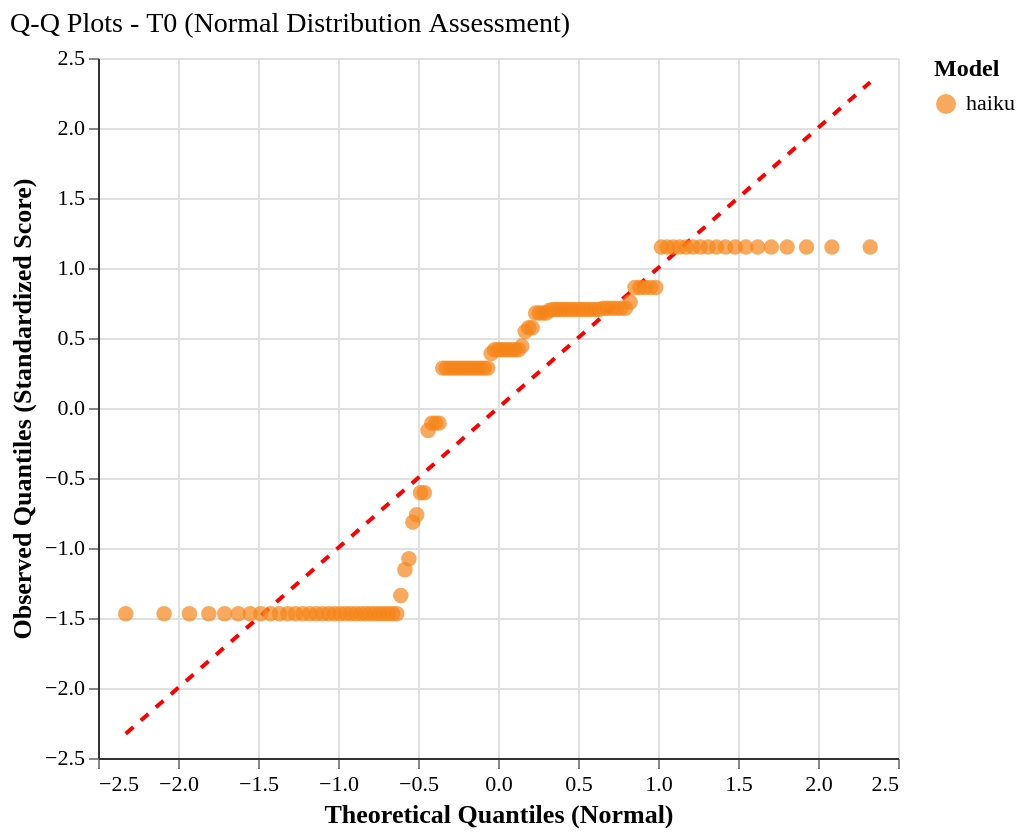

Write a Vega-Lite specification for this figure.
### Vega-Lite specification from a JSON file in a GitHub repository (floating-point values rounded to 4 significant figures)
{"config": {"font": "serif", "axis": {"labelFontSize": 11, "titleFontSize": 13, "gridColor": "#e0e0e0", "domainColor": "#333333"}, "legend": {"labelFontSize": 11, "titleFontSize": 12}, "title": {"fontSize": 14, "anchor": "start", "fontWeight": "normal"}, "view": {"stroke": null, "continuousWidth": 400, "continuousHeight": 300, "strokeWidth": 0}, "mark": {"tooltip": true}}, "layer": [{"data": {"name": "data-8d5cec4a547837c7231cc67074c9ed0f"}, "mark": {"type": "line", "color": "red", "strokeDash": [5, 5], "strokeWidth": 2}, "encoding": {"x": {"field": "theoretical_quantile", "type": "quantitative"}, "y": {"field": "observed_quantile", "type": "quantitative"}}}, {"data": {"name": "data-55b0cfce9bb676a5d7c7d87d611cd6a2"}, "mark": {"type": "circle", "opacity": 0.7, "size": 60}, "encoding": {"color": {"field": "agent_model", "scale": {"domain": ["haiku"], "range": ["#F58518"]}, "title": "Model", "type": "nominal"}, "tooltip": [{"field": "agent_model", "title": "Model", "type": "nominal"}, {"field": "tier", "title": "Tier", "type": "ordinal"}, {"field": "theoretical_quantile", "format": ".2f", "title": "Theoretical Q", "type": "quantitative"}, {"field": "observed_quantile", "format": ".2f", "title": "Observed Q", "type": "quantitative"}, {"field": "original_score", "format": ".3f", "title": "Original Score", "type": "quantitative"}], "x": {"field": "theoretical_quantile", "scale": {"zero": false}, "title": "Theoretical Quantiles (Normal)", "type": "quantitative"}, "y": {"field": "observed_quantile", "scale": {"zero": false}, "title": "Observed Quantiles (Standardized Score)", "type": "quantitative"}}}], "height": 350, "title": "Q-Q Plots - T0 (Normal Distribution Assessment)", "width": 400, "$schema": "https://vega.github.io/schema/vega-lite/v6.1.0.json", "datasets": {"data-8d5cec4a547837c7231cc67074c9ed0f": [{"theoretical_quantile": -2.326, "observed_quantile": -2.326}, {"theoretical_quantile": 2.326, "observed_quantile": 2.326}], "data-55b0cfce9bb676a5d7c7d87d611cd6a2": [{"agent_model": "haiku", "tier": "T0", "theoretical_quantile": -2.326, "observed_quantile": -1.47, "original_score": 0.0}, {"agent_model": "haiku", "tier": "T0", "theoretical_quantile": -2.087, "observed_quantile": -1.47, "original_score": 0.0}, {"agent_model": "haiku", "tier": "T0", "theoretical_quantile": -1.928, "observed_quantile": -1.47, "original_score": 0.0}, {"agent_model": "haiku", "tier": "T0", "theoretical_quantile": -1.807, "observed_quantile": -1.47, "original_score": 0.0}, {"agent_model": "haiku", "tier": "T0", "theoretical_quantile": -1.708, "observed_quantile": -1.47, "original_score": 0.0}, {"agent_model": "haiku", "tier": "T0", "theoretical_quantile": -1.623, "observed_quantile": -1.47, "original_score": 0.0}, {"agent_model": "haiku", "tier": "T0", "theoretical_quantile": -1.549, "observed_quantile": -1.47, "original_score": 0.0}, {"agent_model": "haiku", "tier": "T0", "theoretical_quantile": -1.482, "observed_quantile": -1.47, "original_score": 0.0}, {"agent_model": "haiku", "tier": "T0", "theoretical_quantile": -1.421, "observed_quantile": -1.47, "original_score": 0.0}, {"agent_model": "haiku", "tier": "T0", "theoretical_quantile": -1.366, "observed_quantile": -1.47, "original_score": 0.0}, {"agent_model": "haiku", "tier": "T0", "theoretical_quantile": -1.314, "observed_quantile": -1.47, "original_score": 0.0}, {"agent_model": "haiku", "tier": "T0", "theoretical_quantile": -1.265, "observed_quantile": -1.47, "original_score": 0.0}, {"agent_model": "haiku", "tier": "T0", "theoretical_quantile": -1.219, "observed_quantile": -1.47, "original_score": 0.0}, {"agent_model": "haiku", "tier": "T0", "theoretical_quantile": -1.176, "observed_quantile": -1.47, "original_score": 0.0}, {"agent_model": "haiku", "tier": "T0", "theoretical_quantile": -1.135, "observed_quantile": -1.47, "original_score": 0.0}, {"agent_model": "haiku", "tier": "T0", "theoretical_quantile": -1.095, "observed_quantile": -1.47, "original_score": 0.0}, {"agent_model": "haiku", "tier": "T0", "theoretical_quantile": -1.057, "observed_quantile": -1.47, "original_score": 0.0}, {"agent_model": "haiku", "tier": "T0", "theoretical_quantile": -1.021, "observed_quantile": -1.47, "original_score": 0.0}, {"agent_model": "haiku", "tier": "T0", "theoretical_quantile": -0.986, "observed_quantile": -1.47, "original_score": 0.0}, {"agent_model": "haiku", "tier": "T0", "theoretical_quantile": -0.9521, "observed_quantile": -1.47, "original_score": 0.0}, {"agent_model": "haiku", "tier": "T0", "theoretical_quantile": -0.9193, "observed_quantile": -1.47, "original_score": 0.0}, {"agent_model": "haiku", "tier": "T0", "theoretical_quantile": -0.8875, "observed_quantile": -1.47, "original_score": 0.0}, {"agent_model": "haiku", "tier": "T0", "theoretical_quantile": -0.8565, "observed_quantile": -1.47, "original_score": 0.0}, {"agent_model": "haiku", "tier": "T0", "theoretical_quantile": -0.8263, "observed_quantile": -1.47, "original_score": 0.0}, {"agent_model": "haiku", "tier": "T0", "theoretical_quantile": -0.7969, "observed_quantile": -1.47, "original_score": 0.0}, {"agent_model": "haiku", "tier": "T0", "theoretical_quantile": -0.7681, "observed_quantile": -1.47, "original_score": 0.0}, {"agent_model": "haiku", "tier": "T0", "theoretical_quantile": -0.74, "observed_quantile": -1.47, "original_score": 0.0}, {"agent_model": "haiku", "tier": "T0", "theoretical_quantile": -0.7124, "observed_quantile": -1.47, "original_score": 0.0}, {"agent_model": "haiku", "tier": "T0", "theoretical_quantile": -0.6854, "observed_quantile": -1.47, "original_score": 0.0}, {"agent_model": "haiku", "tier": "T0", "theoretical_quantile": -0.6588, "observed_quantile": -1.47, "original_score": 0.0}, {"agent_model": "haiku", "tier": "T0", "theoretical_quantile": -0.6328, "observed_quantile": -1.47, "original_score": 0.0}, {"agent_model": "haiku", "tier": "T0", "theoretical_quantile": -0.6071, "observed_quantile": -1.339, "original_score": 0.05}, {"agent_model": "haiku", "tier": "T0", "theoretical_quantile": -0.5818, "observed_quantile": -1.156, "original_score": 0.12}, {"agent_model": "haiku", "tier": "T0", "theoretical_quantile": -0.5569, "observed_quantile": -1.077, "original_score": 0.15}, {"agent_model": "haiku", "tier": "T0", "theoretical_quantile": -0.5324, "observed_quantile": -0.8152, "original_score": 0.25}, {"agent_model": "haiku", "tier": "T0", "theoretical_quantile": -0.5081, "observed_quantile": -0.7628, "original_score": 0.27}, {"agent_model": "haiku", "tier": "T0", "theoretical_quantile": -0.4842, "observed_quantile": -0.6057, "original_score": 0.33}, {"agent_model": "haiku", "tier": "T0", "theoretical_quantile": -0.4605, "observed_quantile": -0.6057, "original_score": 0.33}, {"agent_model": "haiku", "tier": "T0", "theoretical_quantile": -0.4371, "observed_quantile": -0.1604, "original_score": 0.5}, {"agent_model": "haiku", "tier": "T0", "theoretical_quantile": -0.4139, "observed_quantile": -0.108, "original_score": 0.52}, {"agent_model": "haiku", "tier": "T0", "theoretical_quantile": -0.3909, "observed_quantile": -0.108, "original_score": 0.52}, {"agent_model": "haiku", "tier": "T0", "theoretical_quantile": -0.3682, "observed_quantile": -0.108, "original_score": 0.52}, {"agent_model": "haiku", "tier": "T0", "theoretical_quantile": -0.3456, "observed_quantile": 0.2848, "original_score": 0.67}, {"agent_model": "haiku", "tier": "T0", "theoretical_quantile": -0.3232, "observed_quantile": 0.2848, "original_score": 0.67}, {"agent_model": "haiku", "tier": "T0", "theoretical_quantile": -0.301, "observed_quantile": 0.2848, "original_score": 0.67}, {"agent_model": "haiku", "tier": "T0", "theoretical_quantile": -0.2789, "observed_quantile": 0.2848, "original_score": 0.67}, {"agent_model": "haiku", "tier": "T0", "theoretical_quantile": -0.2569, "observed_quantile": 0.2848, "original_score": 0.67}, {"agent_model": "haiku", "tier": "T0", "theoretical_quantile": -0.2351, "observed_quantile": 0.2848, "original_score": 0.67}, {"agent_model": "haiku", "tier": "T0", "theoretical_quantile": -0.2134, "observed_quantile": 0.2848, "original_score": 0.67}, {"agent_model": "haiku", "tier": "T0", "theoretical_quantile": -0.1918, "observed_quantile": 0.2848, "original_score": 0.67}, {"agent_model": "haiku", "tier": "T0", "theoretical_quantile": -0.1702, "observed_quantile": 0.2848, "original_score": 0.67}, {"agent_model": "haiku", "tier": "T0", "theoretical_quantile": -0.1488, "observed_quantile": 0.2848, "original_score": 0.67}, {"agent_model": "haiku", "tier": "T0", "theoretical_quantile": -0.1274, "observed_quantile": 0.2848, "original_score": 0.67}, {"agent_model": "haiku", "tier": "T0", "theoretical_quantile": -0.1061, "observed_quantile": 0.2848, "original_score": 0.67}, {"agent_model": "haiku", "tier": "T0", "theoretical_quantile": -0.08481, "observed_quantile": 0.2848, "original_score": 0.67}, {"agent_model": "haiku", "tier": "T0", "theoretical_quantile": -0.06357, "observed_quantile": 0.2848, "original_score": 0.67}, {"agent_model": "haiku", "tier": "T0", "theoretical_quantile": -0.04237, "observed_quantile": 0.3896, "original_score": 0.71}, {"agent_model": "haiku", "tier": "T0", "theoretical_quantile": -0.02118, "observed_quantile": 0.4158, "original_score": 0.72}, {"agent_model": "haiku", "tier": "T0", "theoretical_quantile": -1.391e-16, "observed_quantile": 0.4158, "original_score": 0.72}, {"agent_model": "haiku", "tier": "T0", "theoretical_quantile": 0.02118, "observed_quantile": 0.4158, "original_score": 0.72}, {"agent_model": "haiku", "tier": "T0", "theoretical_quantile": 0.04237, "observed_quantile": 0.4158, "original_score": 0.72}, {"agent_model": "haiku", "tier": "T0", "theoretical_quantile": 0.06357, "observed_quantile": 0.4158, "original_score": 0.72}, {"agent_model": "haiku", "tier": "T0", "theoretical_quantile": 0.08481, "observed_quantile": 0.4158, "original_score": 0.72}, {"agent_model": "haiku", "tier": "T0", "theoretical_quantile": 0.1061, "observed_quantile": 0.4158, "original_score": 0.72}, {"agent_model": "haiku", "tier": "T0", "theoretical_quantile": 0.1274, "observed_quantile": 0.4158, "original_score": 0.72}, {"agent_model": "haiku", "tier": "T0", "theoretical_quantile": 0.1488, "observed_quantile": 0.442, "original_score": 0.73}, {"agent_model": "haiku", "tier": "T0", "theoretical_quantile": 0.1702, "observed_quantile": 0.5468, "original_score": 0.77}, {"agent_model": "haiku", "tier": "T0", "theoretical_quantile": 0.1918, "observed_quantile": 0.573, "original_score": 0.78}, {"agent_model": "haiku", "tier": "T0", "theoretical_quantile": 0.2134, "observed_quantile": 0.573, "original_score": 0.78}, {"agent_model": "haiku", "tier": "T0", "theoretical_quantile": 0.2351, "observed_quantile": 0.6777, "original_score": 0.82}, {"agent_model": "haiku", "tier": "T0", "theoretical_quantile": 0.2569, "observed_quantile": 0.6777, "original_score": 0.82}, {"agent_model": "haiku", "tier": "T0", "theoretical_quantile": 0.2789, "observed_quantile": 0.6777, "original_score": 0.82}, {"agent_model": "haiku", "tier": "T0", "theoretical_quantile": 0.301, "observed_quantile": 0.6777, "original_score": 0.82}, {"agent_model": "haiku", "tier": "T0", "theoretical_quantile": 0.3232, "observed_quantile": 0.6987, "original_score": 0.828}, {"agent_model": "haiku", "tier": "T0", "theoretical_quantile": 0.3456, "observed_quantile": 0.7039, "original_score": 0.83}, {"agent_model": "haiku", "tier": "T0", "theoretical_quantile": 0.3682, "observed_quantile": 0.7039, "original_score": 0.83}, {"agent_model": "haiku", "tier": "T0", "theoretical_quantile": 0.3909, "observed_quantile": 0.7039, "original_score": 0.83}, {"agent_model": "haiku", "tier": "T0", "theoretical_quantile": 0.4139, "observed_quantile": 0.7039, "original_score": 0.83}, {"agent_model": "haiku", "tier": "T0", "theoretical_quantile": 0.4371, "observed_quantile": 0.7039, "original_score": 0.83}, {"agent_model": "haiku", "tier": "T0", "theoretical_quantile": 0.4605, "observed_quantile": 0.7039, "original_score": 0.83}, {"agent_model": "haiku", "tier": "T0", "theoretical_quantile": 0.4842, "observed_quantile": 0.7039, "original_score": 0.83}, {"agent_model": "haiku", "tier": "T0", "theoretical_quantile": 0.5081, "observed_quantile": 0.7039, "original_score": 0.83}, {"agent_model": "haiku", "tier": "T0", "theoretical_quantile": 0.5324, "observed_quantile": 0.7039, "original_score": 0.83}, {"agent_model": "haiku", "tier": "T0", "theoretical_quantile": 0.5569, "observed_quantile": 0.7039, "original_score": 0.83}, {"agent_model": "haiku", "tier": "T0", "theoretical_quantile": 0.5818, "observed_quantile": 0.7039, "original_score": 0.83}, {"agent_model": "haiku", "tier": "T0", "theoretical_quantile": 0.6071, "observed_quantile": 0.7039, "original_score": 0.83}, {"agent_model": "haiku", "tier": "T0", "theoretical_quantile": 0.6328, "observed_quantile": 0.7039, "original_score": 0.83}, {"agent_model": "haiku", "tier": "T0", "theoretical_quantile": 0.6588, "observed_quantile": 0.7118, "original_score": 0.833}, {"agent_model": "haiku", "tier": "T0", "theoretical_quantile": 0.6854, "observed_quantile": 0.7118, "original_score": 0.833}, {"agent_model": "haiku", "tier": "T0", "theoretical_quantile": 0.7124, "observed_quantile": 0.7118, "original_score": 0.833}, {"agent_model": "haiku", "tier": "T0", "theoretical_quantile": 0.74, "observed_quantile": 0.7118, "original_score": 0.833}, {"agent_model": "haiku", "tier": "T0", "theoretical_quantile": 0.7681, "observed_quantile": 0.7118, "original_score": 0.833}, {"agent_model": "haiku", "tier": "T0", "theoretical_quantile": 0.7969, "observed_quantile": 0.7118, "original_score": 0.833}, {"agent_model": "haiku", "tier": "T0", "theoretical_quantile": 0.8263, "observed_quantile": 0.7563, "original_score": 0.85}, {"agent_model": "haiku", "tier": "T0", "theoretical_quantile": 0.8565, "observed_quantile": 0.8611, "original_score": 0.89}, {"agent_model": "haiku", "tier": "T0", "theoretical_quantile": 0.8875, "observed_quantile": 0.8611, "original_score": 0.89}, {"agent_model": "haiku", "tier": "T0", "theoretical_quantile": 0.9193, "observed_quantile": 0.8611, "original_score": 0.89}, {"agent_model": "haiku", "tier": "T0", "theoretical_quantile": 0.9521, "observed_quantile": 0.8611, "original_score": 0.89}, {"agent_model": "haiku", "tier": "T0", "theoretical_quantile": 0.986, "observed_quantile": 0.8611, "original_score": 0.89}, {"agent_model": "haiku", "tier": "T0", "theoretical_quantile": 1.021, "observed_quantile": 1.149, "original_score": 1.0}, {"agent_model": "haiku", "tier": "T0", "theoretical_quantile": 1.057, "observed_quantile": 1.149, "original_score": 1.0}, {"agent_model": "haiku", "tier": "T0", "theoretical_quantile": 1.095, "observed_quantile": 1.149, "original_score": 1.0}, {"agent_model": "haiku", "tier": "T0", "theoretical_quantile": 1.135, "observed_quantile": 1.149, "original_score": 1.0}, {"agent_model": "haiku", "tier": "T0", "theoretical_quantile": 1.176, "observed_quantile": 1.149, "original_score": 1.0}, {"agent_model": "haiku", "tier": "T0", "theoretical_quantile": 1.219, "observed_quantile": 1.149, "original_score": 1.0}, {"agent_model": "haiku", "tier": "T0", "theoretical_quantile": 1.265, "observed_quantile": 1.149, "original_score": 1.0}, {"agent_model": "haiku", "tier": "T0", "theoretical_quantile": 1.314, "observed_quantile": 1.149, "original_score": 1.0}, {"agent_model": "haiku", "tier": "T0", "theoretical_quantile": 1.366, "observed_quantile": 1.149, "original_score": 1.0}, {"agent_model": "haiku", "tier": "T0", "theoretical_quantile": 1.421, "observed_quantile": 1.149, "original_score": 1.0}, {"agent_model": "haiku", "tier": "T0", "theoretical_quantile": 1.482, "observed_quantile": 1.149, "original_score": 1.0}, {"agent_model": "haiku", "tier": "T0", "theoretical_quantile": 1.549, "observed_quantile": 1.149, "original_score": 1.0}, {"agent_model": "haiku", "tier": "T0", "theoretical_quantile": 1.623, "observed_quantile": 1.149, "original_score": 1.0}, {"agent_model": "haiku", "tier": "T0", "theoretical_quantile": 1.708, "observed_quantile": 1.149, "original_score": 1.0}, {"agent_model": "haiku", "tier": "T0", "theoretical_quantile": 1.807, "observed_quantile": 1.149, "original_score": 1.0}, {"agent_model": "haiku", "tier": "T0", "theoretical_quantile": 1.928, "observed_quantile": 1.149, "original_score": 1.0}, {"agent_model": "haiku", "tier": "T0", "theoretical_quantile": 2.087, "observed_quantile": 1.149, "original_score": 1.0}, {"agent_model": "haiku", "tier": "T0", "theoretical_quantile": 2.326, "observed_quantile": 1.149, "original_score": 1.0}]}}
